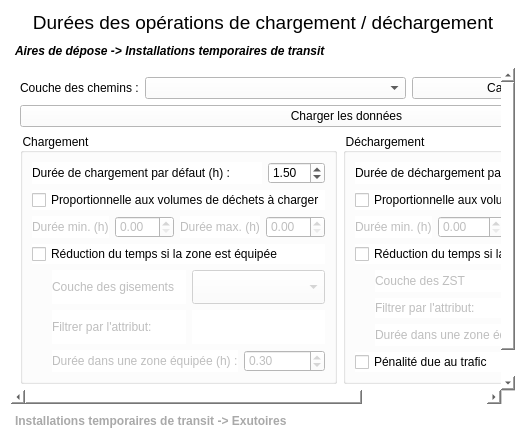
      <widget class="QWidget" name="tab_durees">
       <property name="styleSheet">
        <string notr="true">QWidget { background-color: white }</string>
       </property>
       <attribute name="title">
        <string>Modalités de collecte</string>
       </attribute>
       <layout class="QVBoxLayout" name="verticalLayout_13">
        <item>
         <widget class="QLabel" name="label_67">
          <property name="text">
           <string>&lt;html&gt;&lt;head/&gt;&lt;body&gt;&lt;p align=&quot;center&quot;&gt;&lt;span style=&quot; font-size:14pt;&quot;&gt;Durées des opérations de chargement / déchargement&lt;/span&gt;&lt;/p&gt;&lt;/body&gt;&lt;/html&gt;</string>
          </property>
         </widget>
        </item>
        <item>
         <widget class="QToolBox" name="toolBox">
          <property name="styleSheet">
           <string notr="true">QToolBox { background-color: white ;}

QToolBox::tab {
    background: qlineargradient(x1: 0, y1: 0, x2: 0, y2: 1,
                                stop: 0 #E1E1E1, stop: 0.4 #DDDDDD,
                                stop: 0.5 #D8D8D8, stop: 1.0 #D3D3D3);
    border-radius: 5px;
	font : bold;
    color: darkgray;
}

QToolBox::tab:selected { /* italicize selected tabs */
    font: bold italic;
    color: black;
}</string>
          </property>
          <property name="currentIndex">
           <number>0</number>
          </property>
          <widget class="QWidget" name="page">
           <property name="geometry">
            <rect>
             <x>0</x>
             <y>0</y>
             <width>635</width>
             <height>371</height>
            </rect>
           </property>
           <attribute name="label">
            <string>Aires de dépose -&gt; Installations temporaires de transit</string>
           </attribute>
           <layout class="QVBoxLayout" name="verticalLayout_7">
            <item>
             <layout class="QHBoxLayout" name="horizontalLayout_5">
              <item>
               <widget class="QLabel" name="label_8">
                <property name="enabled">
                 <bool>true</bool>
                </property>
                <property name="sizePolicy">
                 <sizepolicy hsizetype="Fixed" vsizetype="Preferred">
                  <horstretch>0</horstretch>
                  <verstretch>0</verstretch>
                 </sizepolicy>
                </property>
                <property name="text">
                 <string>Couche des chemins :</string>
                </property>
                <property name="wordWrap">
                 <bool>false</bool>
                </property>
               </widget>
              </item>
              <item>
               <widget class="QgsMapLayerComboBox" name="input_layer_ad_zst">
                <property name="enabled">
                 <bool>true</bool>
                </property>
                <property name="sizePolicy">
                 <sizepolicy hsizetype="Preferred" vsizetype="Fixed">
                  <horstretch>0</horstretch>
                  <verstretch>0</verstretch>
                 </sizepolicy>
                </property>
                <property name="allowEmptyLayer">
                 <bool>true</bool>
                </property>
               </widget>
              </item>
              <item>
               <widget class="QPushButton" name="pushButtonCalculCheminVersZST">
                <property name="sizePolicy">
                 <sizepolicy hsizetype="Preferred" vsizetype="Fixed">
                  <horstretch>0</horstretch>
                  <verstretch>0</verstretch>
                 </sizepolicy>
                </property>
                <property name="text">
                 <string>Calculer les chemins</string>
                </property>
               </widget>
              </item>
             </layout>
            </item>
            <item>
             <widget class="QPushButton" name="pushButton_7">
              <property name="sizePolicy">
               <sizepolicy hsizetype="Preferred" vsizetype="Maximum">
                <horstretch>0</horstretch>
                <verstretch>0</verstretch>
               </sizepolicy>
              </property>
              <property name="text">
               <string>Charger les données</string>
              </property>
              <property name="autoExclusive">
               <bool>false</bool>
              </property>
              <property name="autoDefault">
               <bool>false</bool>
              </property>
              <property name="default">
               <bool>false</bool>
              </property>
              <property name="flat">
               <bool>false</bool>
              </property>
             </widget>
            </item>
            <item>
             <layout class="QHBoxLayout" name="horizontalLayout_7">
              <item>
               <widget class="QGroupBox" name="groupBox_5">
                <property name="title">
                 <string>Chargement</string>
                </property>
                <layout class="QVBoxLayout" name="verticalLayout_11">
                 <item>
                  <layout class="QHBoxLayout" name="chgt_duree_base">
                   <item>
                    <widget class="QLabel" name="label_53">
                     <property name="sizePolicy">
                      <sizepolicy hsizetype="Preferred" vsizetype="Preferred">
                       <horstretch>0</horstretch>
                       <verstretch>0</verstretch>
                      </sizepolicy>
                     </property>
                     <property name="text">
                      <string>Durée de chargement par défaut (h) :</string>
                     </property>
                    </widget>
                   </item>
                   <item>
                    <widget class="QDoubleSpinBox" name="input_chgt_duree_base">
                     <property name="sizePolicy">
                      <sizepolicy hsizetype="Fixed" vsizetype="Fixed">
                       <horstretch>0</horstretch>
                       <verstretch>0</verstretch>
                      </sizepolicy>
                     </property>
                     <property name="value">
                      <double>1.500000000000000</double>
                     </property>
                    </widget>
                   </item>
                  </layout>
                 </item>
                 <item>
                  <layout class="QHBoxLayout" name="horizontalLayout_29">
                   <item>
                    <widget class="QCheckBox" name="check_duree_selon_volume">
                     <property name="text">
                      <string>Proportionnelle aux volumes de déchets à charger</string>
                     </property>
                    </widget>
                   </item>
                  </layout>
                 </item>
                 <item>
                  <layout class="QHBoxLayout" name="horizontalLayout_9">
                   <item>
                    <widget class="QLabel" name="label_54">
                     <property name="enabled">
                      <bool>false</bool>
                     </property>
                     <property name="sizePolicy">
                      <sizepolicy hsizetype="Preferred" vsizetype="Preferred">
                       <horstretch>0</horstretch>
                       <verstretch>0</verstretch>
                      </sizepolicy>
                     </property>
                     <property name="text">
                      <string>Durée min. (h)</string>
                     </property>
                    </widget>
                   </item>
                   <item>
                    <widget class="QDoubleSpinBox" name="input_duree_min">
                     <property name="enabled">
                      <bool>false</bool>
                     </property>
                     <property name="sizePolicy">
                      <sizepolicy hsizetype="Preferred" vsizetype="Fixed">
                       <horstretch>0</horstretch>
                       <verstretch>0</verstretch>
                      </sizepolicy>
                     </property>
                    </widget>
                   </item>
                   <item>
                    <widget class="QLabel" name="label_55">
                     <property name="enabled">
                      <bool>false</bool>
                     </property>
                     <property name="text">
                      <string>Durée max. (h)</string>
                     </property>
                    </widget>
                   </item>
                   <item>
                    <widget class="QDoubleSpinBox" name="input_duree_max">
                     <property name="enabled">
                      <bool>false</bool>
                     </property>
                     <property name="sizePolicy">
                      <sizepolicy hsizetype="Preferred" vsizetype="Fixed">
                       <horstretch>0</horstretch>
                       <verstretch>0</verstretch>
                      </sizepolicy>
                     </property>
                    </widget>
                   </item>
                  </layout>
                 </item>
                 <item>
                  <layout class="QHBoxLayout" name="horizontalLayout_30">
                   <item>
                    <widget class="QCheckBox" name="checkBox_duree_reduite">
                     <property name="text">
                      <string>Réduction du temps si la zone est équipée</string>
                     </property>
                    </widget>
                   </item>
                  </layout>
                 </item>
                 <item>
                  <layout class="QHBoxLayout" name="horizontalLayout_31">
                   <item>
                    <spacer name="horizontalSpacer_41">
                     <property name="orientation">
                      <enum>Qt::Horizontal</enum>
                     </property>
                     <property name="sizeType">
                      <enum>QSizePolicy::Fixed</enum>
                     </property>
                     <property name="sizeHint" stdset="0">
                      <size>
                       <width>20</width>
                       <height>20</height>
                      </size>
                     </property>
                    </spacer>
                   </item>
                   <item>
                    <widget class="QLabel" name="label_9">
                     <property name="enabled">
                      <bool>false</bool>
                     </property>
                     <property name="text">
                      <string>Couche des gisements</string>
                     </property>
                    </widget>
                   </item>
                   <item>
                    <widget class="QgsMapLayerComboBox" name="input_layer_ad_2">
                     <property name="enabled">
                      <bool>false</bool>
                     </property>
                     <property name="sizePolicy">
                      <sizepolicy hsizetype="Preferred" vsizetype="Preferred">
                       <horstretch>0</horstretch>
                       <verstretch>0</verstretch>
                      </sizepolicy>
                     </property>
                    </widget>
                   </item>
                  </layout>
                 </item>
                 <item>
                  <layout class="QHBoxLayout" name="filtrer_par_attribut2_6">
                   <item>
                    <spacer name="horizontalSpacer_42">
                     <property name="orientation">
                      <enum>Qt::Horizontal</enum>
                     </property>
                     <property name="sizeType">
                      <enum>QSizePolicy::Maximum</enum>
                     </property>
                     <property name="sizeHint" stdset="0">
                      <size>
                       <width>20</width>
                       <height>20</height>
                      </size>
                     </property>
                    </spacer>
                   </item>
                   <item>
                    <widget class="QLabel" name="label_59">
                     <property name="enabled">
                      <bool>false</bool>
                     </property>
                     <property name="text">
                      <string>Filtrer par l'attribut:</string>
                     </property>
                    </widget>
                   </item>
                   <item>
                    <widget class="QgsFieldExpressionWidget" name="input_filter_attr_2">
                     <property name="enabled">
                      <bool>false</bool>
                     </property>
                     <property name="sizePolicy">
                      <sizepolicy hsizetype="Preferred" vsizetype="Preferred">
                       <horstretch>0</horstretch>
                       <verstretch>0</verstretch>
                      </sizepolicy>
                     </property>
                    </widget>
                   </item>
                  </layout>
                 </item>
                 <item>
                  <layout class="QHBoxLayout" name="horizontalLayout_35">
                   <item>
                    <spacer name="horizontalSpacer_44">
                     <property name="orientation">
                      <enum>Qt::Horizontal</enum>
                     </property>
                     <property name="sizeType">
                      <enum>QSizePolicy::Maximum</enum>
                     </property>
                     <property name="sizeHint" stdset="0">
                      <size>
                       <width>20</width>
                       <height>20</height>
                      </size>
                     </property>
                    </spacer>
                   </item>
                   <item>
                    <widget class="QLabel" name="label_60">
                     <property name="enabled">
                      <bool>false</bool>
                     </property>
                     <property name="text">
                      <string>Durée dans une zone équipée (h) :</string>
                     </property>
                    </widget>
                   </item>
                   <item>
                    <widget class="QDoubleSpinBox" name="input_duree_reduite_2">
                     <property name="enabled">
                      <bool>false</bool>
                     </property>
                     <property name="sizePolicy">
                      <sizepolicy hsizetype="Preferred" vsizetype="Fixed">
                       <horstretch>0</horstretch>
                       <verstretch>0</verstretch>
                      </sizepolicy>
                     </property>
                     <property name="value">
                      <double>0.300000000000000</double>
                     </property>
                    </widget>
                   </item>
                  </layout>
                 </item>
                </layout>
               </widget>
              </item>
              <item>
               <widget class="QGroupBox" name="groupBox_6">
                <property name="title">
                 <string>Déchargement</string>
                </property>
                <layout class="QVBoxLayout" name="verticalLayout_17">
                 <item>
                  <layout class="QHBoxLayout" name="horizontalLayout_36">
                   <item>
                    <widget class="QLabel" name="label_62">
                     <property name="sizePolicy">
                      <sizepolicy hsizetype="Preferred" vsizetype="Preferred">
                       <horstretch>0</horstretch>
                       <verstretch>0</verstretch>
                      </sizepolicy>
                     </property>
                     <property name="text">
                      <string>Durée de déchargement par défaut (h) :</string>
                     </property>
                    </widget>
                   </item>
                   <item>
                    <widget class="QDoubleSpinBox" name="input_duree_base_dechgt">
                     <property name="sizePolicy">
                      <sizepolicy hsizetype="Fixed" vsizetype="Fixed">
                       <horstretch>0</horstretch>
                       <verstretch>0</verstretch>
                      </sizepolicy>
                     </property>
                     <property name="value">
                      <double>1.500000000000000</double>
                     </property>
                    </widget>
                   </item>
                  </layout>
                 </item>
                 <item>
                  <layout class="QHBoxLayout" name="horizontalLayout_37">
                   <item>
                    <widget class="QCheckBox" name="check_duree_selon_volume_2">
                     <property name="sizePolicy">
                      <sizepolicy hsizetype="Preferred" vsizetype="Preferred">
                       <horstretch>0</horstretch>
                       <verstretch>0</verstretch>
                      </sizepolicy>
                     </property>
                     <property name="text">
                      <string>Proportionnelle aux volumes de déchets à décharger</string>
                     </property>
                    </widget>
                   </item>
                  </layout>
                 </item>
                 <item>
                  <layout class="QHBoxLayout" name="horizontalLayout_10">
                   <item>
                    <widget class="QLabel" name="label_63">
                     <property name="enabled">
                      <bool>false</bool>
                     </property>
                     <property name="text">
                      <string>Durée min. (h)</string>
                     </property>
                    </widget>
                   </item>
                   <item>
                    <widget class="QDoubleSpinBox" name="input_duree_min_4">
                     <property name="enabled">
                      <bool>false</bool>
                     </property>
                     <property name="sizePolicy">
                      <sizepolicy hsizetype="Preferred" vsizetype="Preferred">
                       <horstretch>0</horstretch>
                       <verstretch>0</verstretch>
                      </sizepolicy>
                     </property>
                    </widget>
                   </item>
                   <item>
                    <widget class="QLabel" name="label_64">
                     <property name="enabled">
                      <bool>false</bool>
                     </property>
                     <property name="text">
                      <string>Durée max. (h)</string>
                     </property>
                    </widget>
                   </item>
                   <item>
                    <widget class="QDoubleSpinBox" name="input_duree_max_4">
                     <property name="enabled">
                      <bool>false</bool>
                     </property>
                     <property name="sizePolicy">
                      <sizepolicy hsizetype="Preferred" vsizetype="Fixed">
                       <horstretch>0</horstretch>
                       <verstretch>0</verstretch>
                      </sizepolicy>
                     </property>
                    </widget>
                   </item>
                  </layout>
                 </item>
                 <item>
                  <layout class="QHBoxLayout" name="horizontalLayout_39">
                   <item>
                    <widget class="QCheckBox" name="checkBox_duree_reduite_4">
                     <property name="text">
                      <string>Réduction du temps si la zone est équipée</string>
                     </property>
                    </widget>
                   </item>
                  </layout>
                 </item>
                 <item>
                  <layout class="QHBoxLayout" name="horizontalLayout_40">
                   <item>
                    <spacer name="horizontalSpacer_49">
                     <property name="orientation">
                      <enum>Qt::Horizontal</enum>
                     </property>
                     <property name="sizeType">
                      <enum>QSizePolicy::Maximum</enum>
                     </property>
                     <property name="sizeHint" stdset="0">
                      <size>
                       <width>20</width>
                       <height>20</height>
                      </size>
                     </property>
                    </spacer>
                   </item>
                   <item>
                    <widget class="QLabel" name="label_12">
                     <property name="enabled">
                      <bool>false</bool>
                     </property>
                     <property name="text">
                      <string>Couche des ZST</string>
                     </property>
                    </widget>
                   </item>
                   <item>
                    <widget class="QgsMapLayerComboBox" name="input_layer_zst_2">
                     <property name="enabled">
                      <bool>false</bool>
                     </property>
                     <property name="sizePolicy">
                      <sizepolicy hsizetype="Preferred" vsizetype="Preferred">
                       <horstretch>0</horstretch>
                       <verstretch>0</verstretch>
                      </sizepolicy>
                     </property>
                    </widget>
                   </item>
                  </layout>
                 </item>
                 <item>
                  <layout class="QHBoxLayout" name="filtrer_par_attribut2_7">
                   <item>
                    <spacer name="horizontalSpacer_50">
                     <property name="orientation">
                      <enum>Qt::Horizontal</enum>
                     </property>
                     <property name="sizeType">
                      <enum>QSizePolicy::Maximum</enum>
                     </property>
                     <property name="sizeHint" stdset="0">
                      <size>
                       <width>20</width>
                       <height>20</height>
                      </size>
                     </property>
                    </spacer>
                   </item>
                   <item>
                    <widget class="QLabel" name="label_65">
                     <property name="enabled">
                      <bool>false</bool>
                     </property>
                     <property name="text">
                      <string>Filtrer par l'attribut:</string>
                     </property>
                    </widget>
                   </item>
                   <item>
                    <widget class="QgsFieldExpressionWidget" name="mFieldExpressionWidget_7">
                     <property name="enabled">
                      <bool>false</bool>
                     </property>
                     <property name="sizePolicy">
                      <sizepolicy hsizetype="Preferred" vsizetype="Fixed">
                       <horstretch>0</horstretch>
                       <verstretch>0</verstretch>
                      </sizepolicy>
                     </property>
                    </widget>
                   </item>
                  </layout>
                 </item>
                 <item>
                  <layout class="QHBoxLayout" name="horizontalLayout_41">
                   <item>
                    <spacer name="horizontalSpacer_52">
                     <property name="orientation">
                      <enum>Qt::Horizontal</enum>
                     </property>
                     <property name="sizeType">
                      <enum>QSizePolicy::Maximum</enum>
                     </property>
                     <property name="sizeHint" stdset="0">
                      <size>
                       <width>20</width>
                       <height>20</height>
                      </size>
                     </property>
                    </spacer>
                   </item>
                   <item>
                    <widget class="QLabel" name="label_66">
                     <property name="enabled">
                      <bool>false</bool>
                     </property>
                     <property name="sizePolicy">
                      <sizepolicy hsizetype="Preferred" vsizetype="Preferred">
                       <horstretch>0</horstretch>
                       <verstretch>0</verstretch>
                      </sizepolicy>
                     </property>
                     <property name="text">
                      <string>Durée dans une zone équipée (h) :</string>
                     </property>
                    </widget>
                   </item>
                   <item>
                    <widget class="QDoubleSpinBox" name="doubleSpinBox_25">
                     <property name="enabled">
                      <bool>false</bool>
                     </property>
                     <property name="sizePolicy">
                      <sizepolicy hsizetype="Preferred" vsizetype="Fixed">
                       <horstretch>0</horstretch>
                       <verstretch>0</verstretch>
                      </sizepolicy>
                     </property>
                     <property name="value">
                      <double>0.300000000000000</double>
                     </property>
                    </widget>
                   </item>
                  </layout>
                 </item>
                 <item>
                  <layout class="QHBoxLayout" name="horizontalLayout_42">
                   <item>
                    <widget class="QCheckBox" name="checkBox_18">
                     <property name="sizePolicy">
                      <sizepolicy hsizetype="Preferred" vsizetype="Fixed">
                       <horstretch>0</horstretch>
                       <verstretch>0</verstretch>
                      </sizepolicy>
                     </property>
                     <property name="text">
                      <string>Pénalité due au trafic</string>
                     </property>
                    </widget>
                   </item>
                  </layout>
                 </item>
                </layout>
               </widget>
              </item>
             </layout>
            </item>
            <item>
             <layout class="QHBoxLayout" name="horizontalLayout_8">
              <item>
               <widget class="QPushButton" name="pushButton_4">
                <property name="styleSheet">
                 <string notr="true"/>
                </property>
                <property name="text">
                 <string>Réinitialiser les valeurs par défaut</string>
                </property>
               </widget>
              </item>
              <item>
               <widget class="QPushButton" name="pushButton_5">
                <property name="text">
                 <string>Valider</string>
                </property>
               </widget>
              </item>
             </layout>
            </item>
           </layout>
          </widget>
          <widget class="QWidget" name="page_2">
           <property name="geometry">
            <rect>
             <x>0</x>
             <y>0</y>
             <width>100</width>
             <height>30</height>
            </rect>
           </property>
           <attribute name="label">
            <string>Installations temporaires de transit -&gt; Exutoires</string>
           </attribute>
           <layout class="QVBoxLayout" name="verticalLayout_16"/>
          </widget>
         </widget>
        </item>
       </layout>
      </widget>
